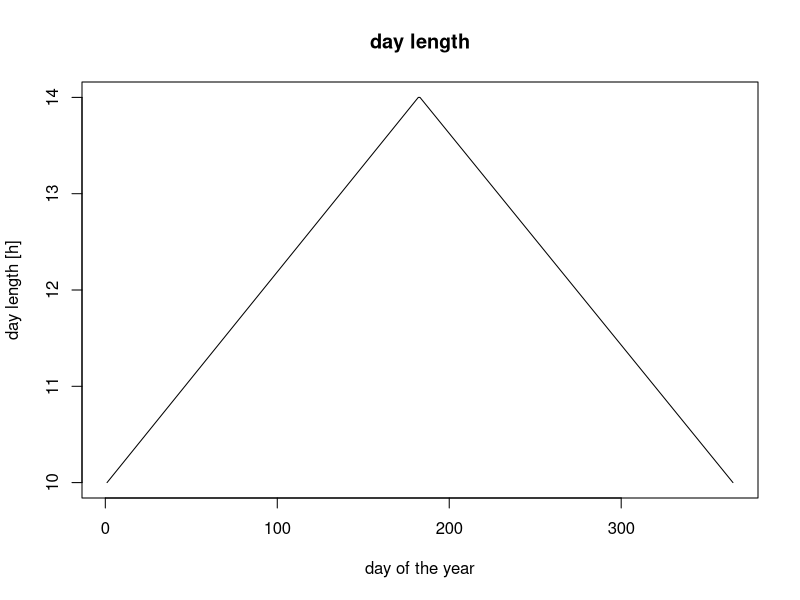
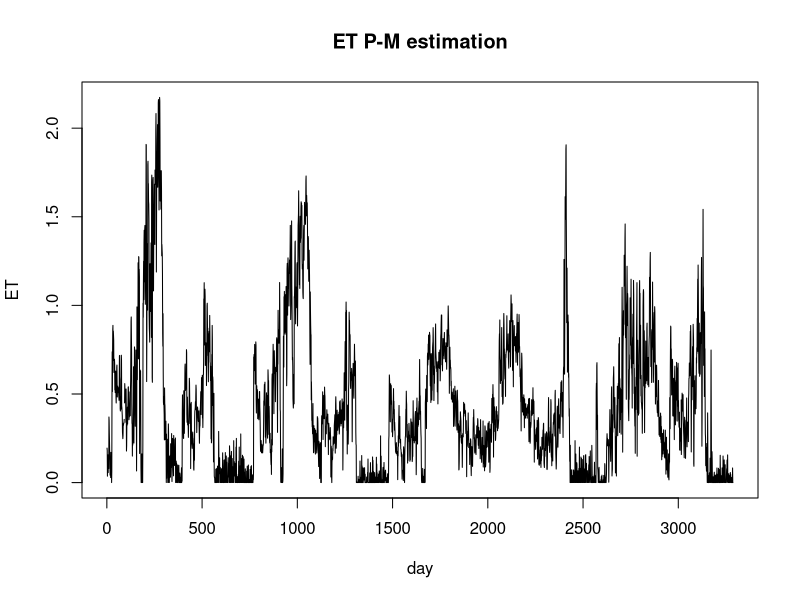
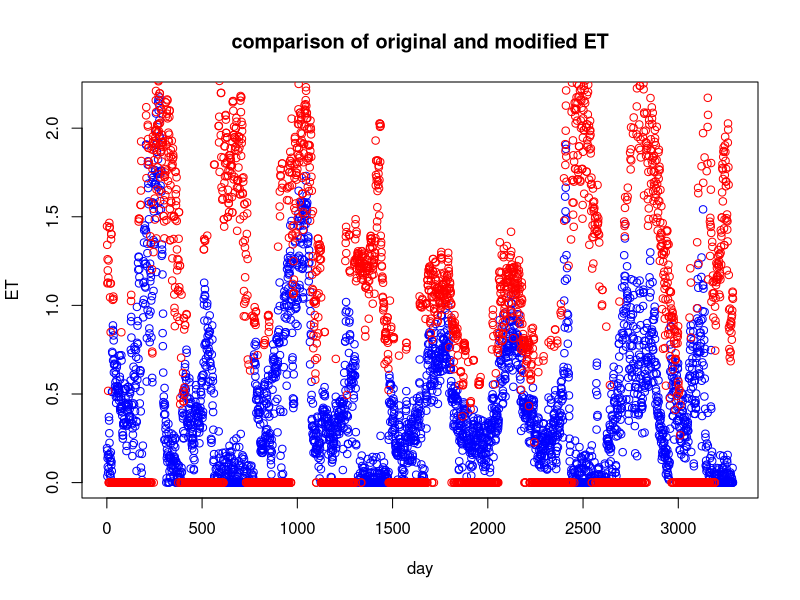
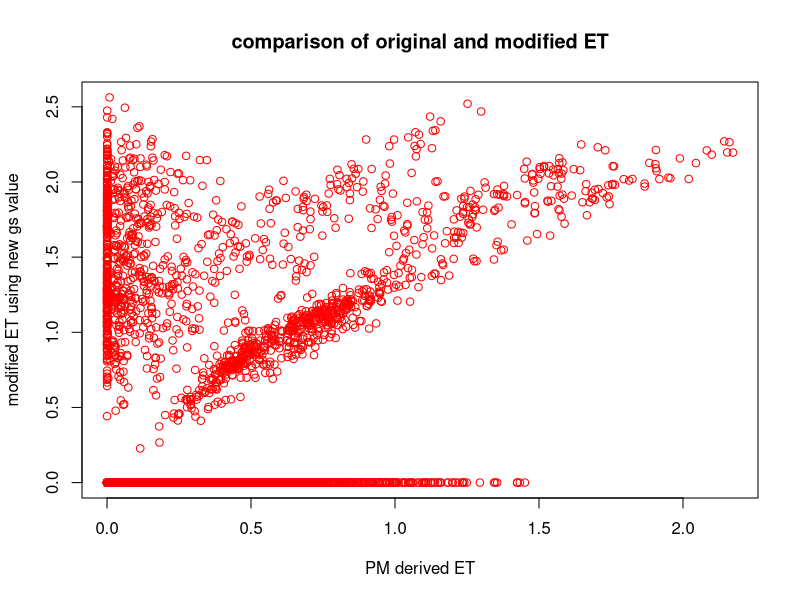
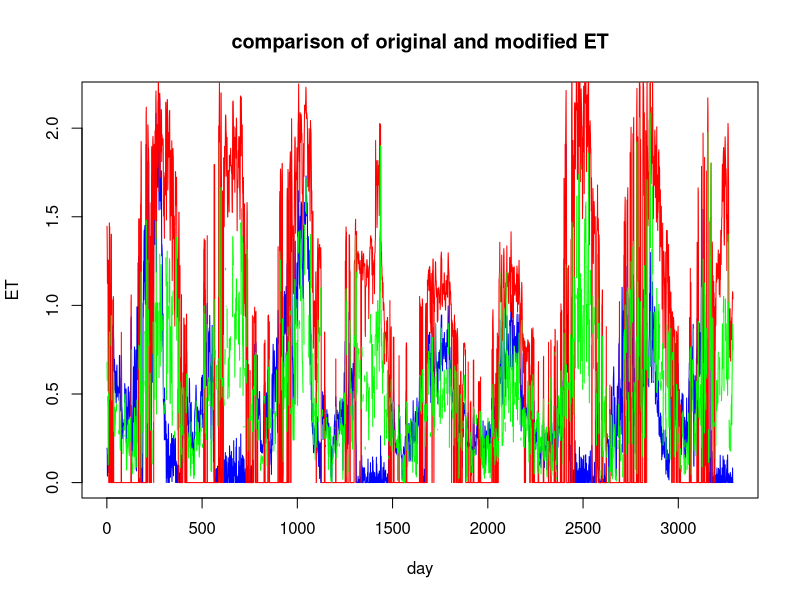
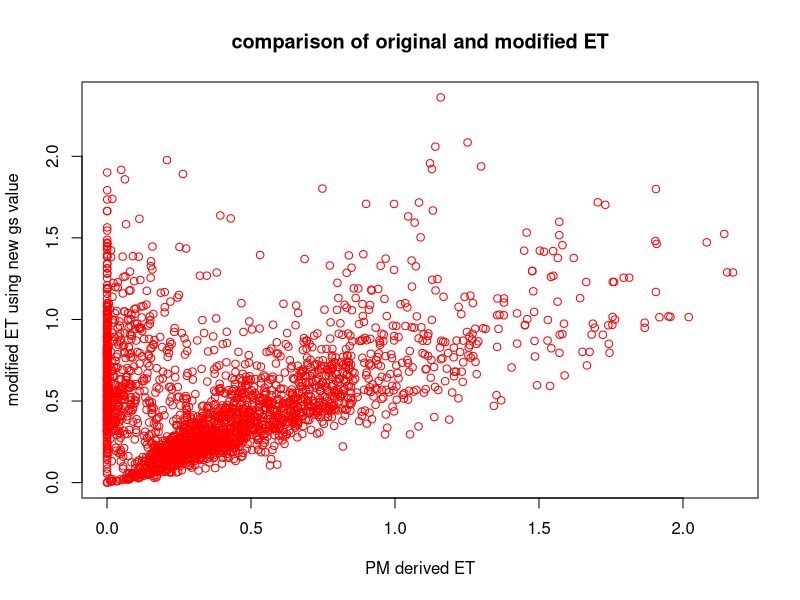

Source code (R) for these figures, in order:
## ---- chunk 1
knitr::opts_chunk$set(echo = TRUE)
## ---- chunk 2
metdata = read.table("metdata.txt", sep="", header=T)
summary(metdata)
## ---- chunk 3
# estimate daylength in Jerusalem
# day length in Jerusalem ranges between 10 to 14 h
# estimate day length for each half of the year and concatanate
daylength<-seq(from = 10, to = 14, length.out =((365-1)/2))
daylength2<-seq(from = 14, to = 10, length.out =((365)/2))
daylengthJer<-c(daylength,daylength2)

#fit the right daylength according to the day of the year
daynum<-metdata$yd
daylengthbynum=rep(0,length(daynum))

for (ii in 1:length(daylengthbynum)) {
  daylengthbynum[ii]=daylengthJer[daynum[ii]]
}

#add day hours to data matrix
metdata=cbind(metdata,daylengthbynum)


plot(daylengthJer, type='l',main='day length',xlab='day of the year',ylab='day length [h]')
## ---- chunk 4
#' Penman Montieth Equation
#' 
#' THis function computer evapotranspiration based on radiation, conductance etc
#' 

#' @param        Tair    (deg C) air temperature
#' @param    vpd     (Pa)    vapour pressure deficit
#' @param     Rnet    (j/m2/day)      net radiation
#' @param     gs      (s/mm)  surface conductance
#' @param     ga      (s/mm)  aerodynamic conductance
#' @param     CP  =      1010.0 (J/kg*K) specific heat of air
#' @param    Pair = 101325 (Pa)
#' @author Naomi
#' @return Evapotranspiration (mm/day)
 
 
penman_montieth =
function(Tair, vpd, Rnet, gs,ga, dayl, CP=1010, Pair=101325) {
  
  #       Internal Variables
  #
  #       rho     (kg/m3)         density of air
  #       CP      (K/jg/degC)     specific heat of air
  #       lhvap   (J/kg)          latent heat of vapourization H20
  #       s       (Pa/degC)       slope of sat vpd vs T curve
  #       rs      (s/m)   surface resistance
  #       ra      (s/m)   aerodynamic resistance
  

  # convert Rnet to daytime value in j/m2/s
  Rnet = Rnet / (60*60*dayl)
  
  # convert conductance to resistance and change units
  rs = 1000.0/gs
  ra = 1000.0/ga
  
  # Assign tk (Kelvins)
  tk = Tair + 273.15
  
  #       Density of air (rho) as a fn. of air temp.
  rho = 1.292 * ( 0.00428 * Tair )
  
  #       Latent heat of vapourization as a fn. of Tair.
  lhvap = 2.5023e6 - 2430.54 * Tair
  
  #       Temperature offsets for slope estimates
  dt = 0.2
  t1 = Tair + dt
  t2 = Tair - dt
  
  #       Saturation vapour pressures at t1 and t2(Pa)
  pvs1 = 610.7 * exp(17.38 * t1 / ( 239.0 + t1))
  pvs2 = 610.7 * exp(17.38 * t2 / ( 239.0 + t2))
  
  #       Slope of pvs vs T curve at Tair (Pa/deg C)
  s = ( pvs1 -   pvs2 ) / ( t1 -  t2 )
  
  #       Calculate gamma
  gamma = CP * Pair / ( lhvap )
  
  
  #       Evaporation in W/m2
  et = ((s*Rnet) + (rho*CP*vpd/ra)) / (gamma*(1.0 + rs/ra) +s)
  
  
  #       mH20/s = W/m2 * 1kgH20/lhvap J * 1m3H20/1000kGH20
  ewater = ( et/ ( lhvap * 1000 ))
  
  # mmH20/day
  ewater.day = ewater * dayl*60*60 * 1000
  
  # return from your function
  ewater.day
}

## ---- chunk 5

# calculate et using the PM function of N.Tague
et<-penman_montieth (Tair=metdata$tavg,vpd = metdata$vpd, Rnet=metdata$rnet,gs=metdata$gs, ga=metdata$ga, dayl=metdata$daylengthbynum, CP=1010, Pair=101325)
plot(et,type='l',main='ET P-M estimation', xlab='day', ylab='ET')

## ---- chunk 6
# this function modifies the gs value according to the Naomi's example

#' @param        Tair    (deg C) air temperature
#' @param     gs      (s/mm)  surface conductance
#' @author Yoav BD
#' @return new gs (s/mm)

modified_gs=
  function(gs, Tair){
  cond1=mean(Tair)
  maxgs=max(gs)
  # calculate ET
  newgs=ifelse (Tair >= cond1, maxgs, 0)
}
## ---- chunk 7
# evaluate a new gs using a basic if function
new_gs <-modified_gs(gs=metdata$gs, Tair=metdata$tavg)
et_newgs<-penman_montieth (Tair=metdata$tavg,vpd = metdata$vpd, Rnet=metdata$rnet,gs=new_gs, ga=metdata$ga, dayl=metdata$daylengthbynum, CP=1010, Pair=101325)

# plot both et calculated values
plot(et, main='comparison of original and modified ET',col="blue",ylab='ET', xlab='day')
points(et_newgs, main='comparison of original and modified ET',col="red")
# plot a comparison of the two et values
plot(et,et_newgs,type="p",col="red", main='comparison of original and modified ET',xlab='PM derived ET', ylab='modified ET using new gs value')
## ---- chunk 8
# Modify gs values:
# gs is defined by its max value, multiplied with relative Tair scale factor and scaled vpd

#' @param    Tair    (deg C) air temperature
#' @param    vpd     (Pa)    vapour pressure deficit
#' @param    gs      (s/mm)  surface conductance
#' @author Yoav BD
#' @return Evapotranspiration (mm/day)


modified_gs2 =
  function(Tair, vpd, gs) {
    # find max value of gs 
    maxgs=max(gs)

    # parametrize a linear gs-t relationship
    xval=seq(from=min(Tair) , to=max(Tair), by=0.001 )
    yval=seq(from=0.8 , to=1, length.out =length(xval))
    gstfactor=rep(0,length(gs))
    for (ii in 1:length(gs)) {
      gstfactor[ii]=yval[match(Tair[ii],xval)]
    }

    # scale the vpd values
    scaledvpd=vpd/max(vpd)
    
    newgs=maxgs*scaledvpd*gstfactor
  }
## ---- chunk 9
new_gs2 <-modified_gs2(gs=metdata$gs, Tair=metdata$tavg, vpd=metdata$vpd)
et_newgs2<-penman_montieth (Tair=metdata$tavg,vpd = metdata$vpd, Rnet=metdata$rnet,gs=new_gs2, ga=metdata$ga, dayl=metdata$daylengthbynum, CP=1010, Pair=101325)

# plot both et calculated values
plot(et,type='l', main='comparison of original and modified ET',col="blue",ylab='ET', xlab='day')
lines(et_newgs, col="red")
lines(et_newgs2, col="green")

# plot a comparison of the two et values
plot(et,et_newgs2,type="p",col="red", main='comparison of original and modified ET',xlab='PM derived ET', ylab='modified ET using new gs value')
